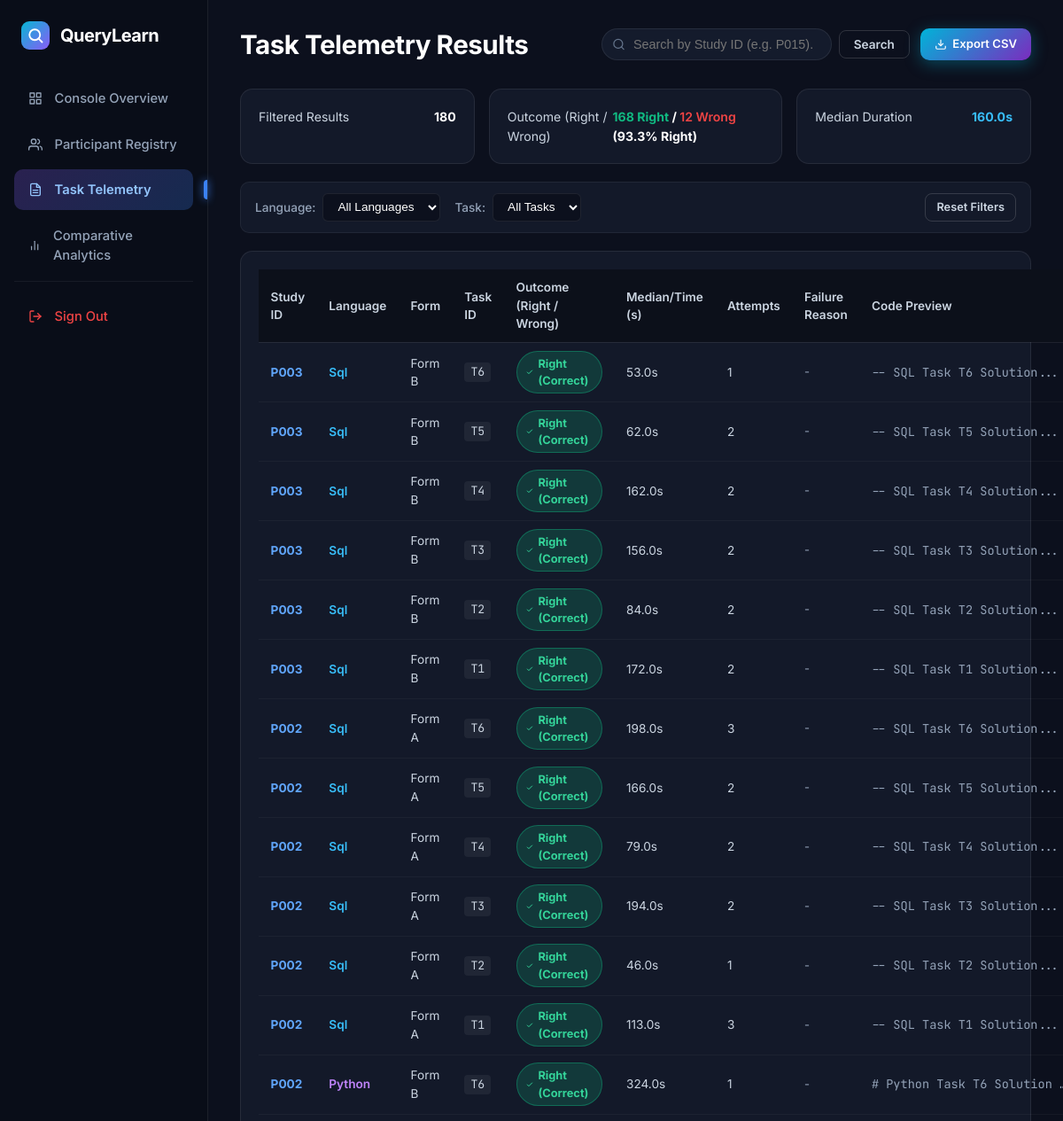
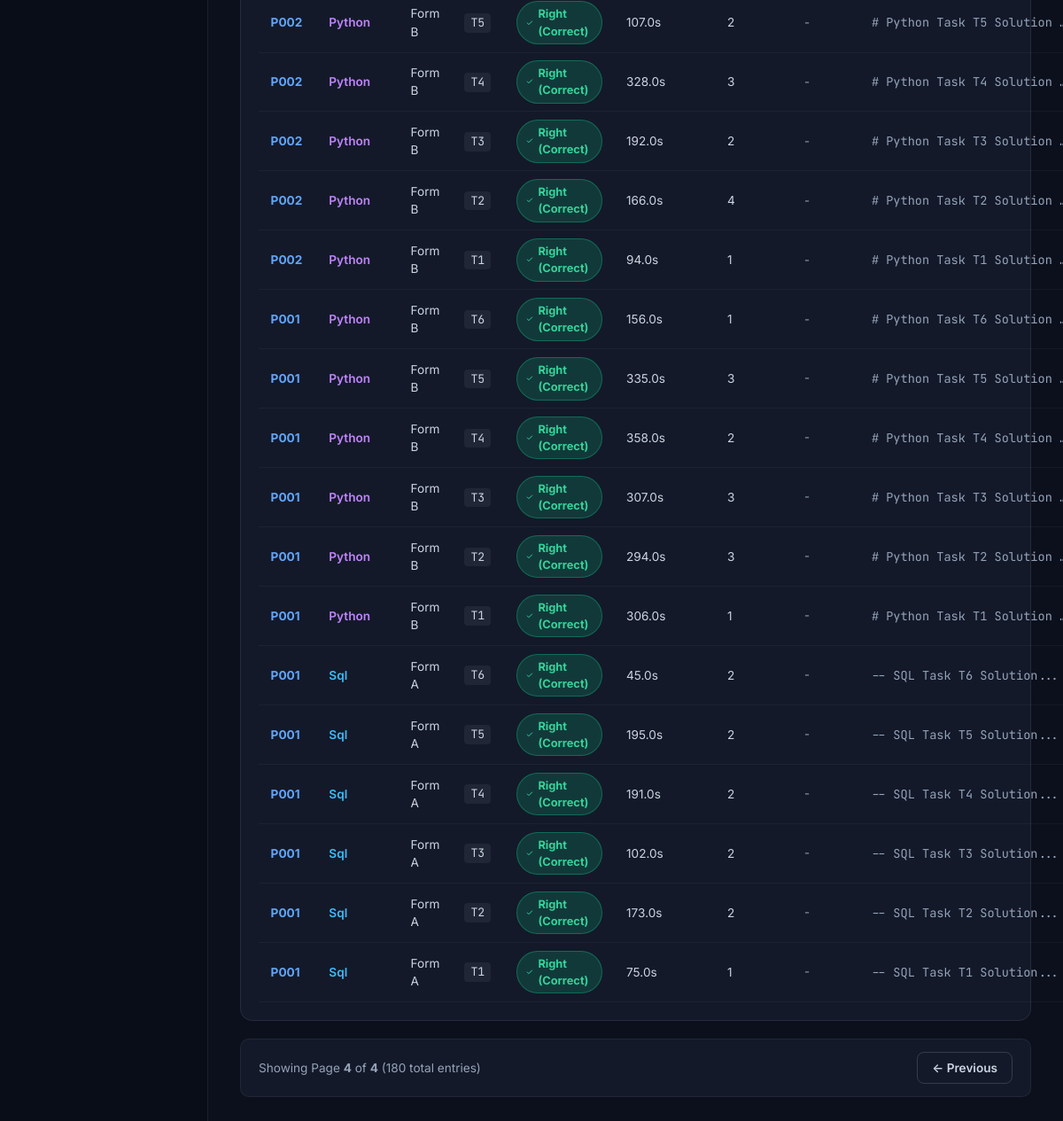
/dashboard/results?page=4&language=&task=&search= (signed in), run on the app's committed database (2 pictures, top to bottom).
### tables this page shows
CREATE TABLE task_results (
        id INTEGER PRIMARY KEY AUTOINCREMENT,
        session_id INTEGER,
        task_id TEXT,
        success BOOLEAN,
        start_time TIMESTAMP,
        end_time TIMESTAMP,
        elapsed_seconds REAL,
        allocated_seconds INTEGER DEFAULT 480,
        attempt_count INTEGER,
        final_code TEXT,
        source_lines INTEGER,
        source_chars INTEGER,
        failure_reason TEXT,
        assistance TEXT,
        FOREIGN KEY (session_id) REFERENCES sessions(id)
    );

CREATE TABLE participants (
        id INTEGER PRIMARY KEY AUTOINCREMENT,
        study_id TEXT UNIQUE NOT NULL,
        program TEXT,
        year_level INTEGER,
        python_exp TEXT,
        sql_exp TEXT,
        other_languages TEXT,
        db_course TEXT,
        consent BOOLEAN,
        sequence_id INTEGER,
        status TEXT,
        created_at TIMESTAMP DEFAULT CURRENT_TIMESTAMP
    );

### blueprints/dashboard.py (the view)
    def wrapper(*args, **kwargs):
        if not session.get('is_researcher'):
            return redirect(url_for('auth.researcher_login'))
        return f(*args, **kwargs)

### blueprints/dashboard.py (called while the page is built)
def get_research_db_path():
    try:
        return current_app.config.get('RESEARCH_DB', Config.RESEARCH_DB)
    except RuntimeError:
        return Config.RESEARCH_DB

def require_researcher(f):
    def wrapper(*args, **kwargs):
        if not session.get('is_researcher'):
            return redirect(url_for('auth.researcher_login'))
        return f(*args, **kwargs)
    wrapper.__name__ = f.__name__
    return wrapper

### templates/dashboard/results.html (shortened to what this page needs)
<!DOCTYPE html>
<html lang="en">
<head>
    <link rel="stylesheet" href="{{ url_for('static', filename='css/style.css') }}">
</head>
<body>
<div class="db-page">
    <aside class="db-sidebar">
        <a href="{{ url_for('dashboard.overview') }}" class="db-brand">
            <div class="db-brand-icon">
                <svg width="18" height="18" viewBox="0 0 24 24" fill="none">
                    <circle cx="11" cy="11" r="8" stroke="#ffffff" stroke-width="2.5"/>
                    <line x1="16.5" y1="16.5" x2="22" y2="22" stroke="#ffffff" stroke-width="2.5" stroke-linecap="round"/>
                </svg>
            </div>
            <span class="db-brand-text">QueryLearn</span>
        </a>
        <nav class="db-nav">
            <a href="{{ url_for('dashboard.overview') }}" class="db-nav-link">
                <span>Console Overview</span>
            </a>
            <a href="{{ url_for('dashboard.participants') }}" class="db-nav-link">
                <span>Participant Registry</span>
            </a>
            <a href="{{ url_for('dashboard.results') }}" class="db-nav-link active">
                <span>Task Telemetry</span>
            </a>
            <a href="{{ url_for('dashboard.charts') }}" class="db-nav-link">
                <svg width="16" height="16" viewBox="0 0 24 24" fill="none" stroke="currentColor" stroke-width="2" stroke-linecap="round" stroke-linejoin="round"><line x1="18" y1="20" x2="18" y2="10"></line><line x1="12" y1="20" x2="12" y2="4"></line><line x1="6" y1="20" x2="6" y2="14"></line></svg>
                <span>Comparative Analytics</span>
            </a>
            <div style="margin-top: auto; padding-top: 1rem; border-top: 1px solid rgba(255,255,255,0.06);">
                <a href="{{ url_for('auth.logout') }}" class="db-nav-link" style="color: #ef4444;">
                    <svg width="16" height="16" viewBox="0 0 24 24" fill="none" stroke="currentColor" stroke-width="2" stroke-linecap="round" stroke-linejoin="round"><path d="M9 21H5a2 2 0 0 1-2-2V5a2 2 0 0 1 2-2h4"></path><polyline points="16 17 21 12 16 7"></polyline><line x1="21" y1="12" x2="9" y2="12"></line></svg>
                    <span>Sign Out</span>
                </a>
            </div>
        </nav>
    </aside>
    <main class="db-main">
        <header class="db-topbar">
            <h1 class="db-title">Task Telemetry Results</h1>
            <div class="db-topbar-tools" style="display: flex; gap: 0.75rem; align-items: center;">
                <form method="GET" action="{{ url_for('dashboard.results') }}" style="display: flex; gap: 0.5rem; align-items: center;">
                    <div style="position: relative;">
                        <input type="text" name="search" id="results-search" class="db-search"
                               placeholder="Search by Study ID (e.g. P015)..."
                               value="{{ search_query or '' }}"
                               style="width: 260px; padding-left: 2.2rem;">
                    </div>
                    <button type="submit" class="btn btn-outline btn-sm">Search</button>
                </form>
                <a href="{{ url_for('dashboard.export', type='results') }}" class="db-btn-run-gradient" style="padding: 0.5rem 1rem; font-size: 0.82rem; text-decoration: none; display: inline-flex; align-items: center; gap: 0.4rem;">
                    <svg width="14" height="14" viewBox="0 0 24 24" fill="none" stroke="currentColor" stroke-width="2"><path d="M21 15v4a2 2 0 0 1-2 2H5a2 2 0 0 1-2-2v-4"></path><polyline points="7 10 12 15 17 10"></polyline><line x1="12" y1="15" x2="12" y2="3"></line></svg>
                    Export CSV
                </a>
            </div>
        </header>
        {% set total_records = stats.total_results if stats else (total_count or results|length) %}
        {% set success_rate = stats.success_rate if stats else 0 %}
        {% set med_time = stats.median_time if stats else 0 %}
        <div style="display: flex; gap: 1rem; margin-bottom: 1.25rem;">
            <div class="db-status-card" style="flex: 1;">
                <div class="db-status-row"><span>Filtered Results</span><span id="kpi-total" style="color: white; font-weight: bold;">{{ total_records }}</span></div>
            </div>
            <div class="db-status-card" style="flex: 1.3;">
                <div class="db-status-row">
                    <span>Outcome (Right / Wrong)</span>
                    <span id="kpi-rate" style="font-weight: bold; font-size: 0.88rem;">
                        <span style="color: #10b981;">{{ stats.success_count if stats else 0 }} Right</span> / <span style="color: #ef4444;">{{ stats.wrong_count if stats else 0 }} Wrong</span> ({{ success_rate }}% Right)
                    </span>
                </div>
            </div>
            <div class="db-status-card" style="flex: 1;">
                <div class="db-status-row"><span>Median Duration</span><span id="kpi-time" style="color: #38bdf8; font-weight: bold;">{{ med_time }}s</span></div>
            </div>
        </div>
        <form method="GET" action="{{ url_for('dashboard.results') }}" id="filter-form" style="margin-bottom: 1.25rem; display: flex; gap: 1rem; align-items: center; flex-wrap: wrap; background: #131929; border: 1px solid rgba(255,255,255,0.06); padding: 0.75rem 1rem; border-radius: 10px;">
            <div style="display: flex; gap: 0.5rem; align-items: center;">
                <label for="filter-language" style="color: #94a3b8; font-size: 0.85rem; font-weight: 500;">Language:</label>
                <select name="language" id="filter-language" onchange="document.getElementById('filter-form').submit()" style="background-color: #0c101d; border: 1px solid var(--border-subtle); color: #ffffff; padding: 0.4rem 0.75rem; border-radius: 6px; font-size: 0.85rem; outline: none; cursor: pointer;">
                    <option value="" {% if not selected_lang or selected_lang == 'all' %}selected{% endif %}>All Languages</option>
                </select>
            </div>
            <div style="display: flex; gap: 0.5rem; align-items: center;">
                <label for="filter-task" style="color: #94a3b8; font-size: 0.85rem; font-weight: 500;">Task:</label>
                <select name="task" id="filter-task" onchange="document.getElementById('filter-form').submit()" style="background-color: #0c101d; border: 1px solid var(--border-subtle); color: #ffffff; padding: 0.4rem 0.75rem; border-radius: 6px; font-size: 0.85rem; outline: none; cursor: pointer;">
                    <option value="" {% if not selected_task or selected_task == 'all' %}selected{% endif %}>All Tasks</option>
                </select>
            </div>
            <a href="{{ url_for('dashboard.results') }}" class="btn btn-outline btn-sm" style="padding: 0.35rem 0.75rem; font-size: 0.8rem; margin-left: auto; text-decoration: none;">
                Reset Filters
            </a>
        </form>
        <div class="db-results-card" style="width: 100%;">
            <table class="db-dark-table">
                <thead>
                    <tr>
                        <th>Study ID</th>
                        <th>Language</th>
                        <th>Form</th>
                        <th>Task ID</th>
                        <th>Outcome (Right / Wrong)</th>
                        <th>Median/Time (s)</th>
                        <th>Attempts</th>
                        <th>Failure Reason</th>
                        <th>Code Preview</th>
                    </tr>
                </thead>
                <tbody id="telemetry-table-body">
                    {% for r in results %}
                    <tr class="telemetry-row">
                        <td><strong style="color: #60a5fa;">{{ r.study_id }}</strong></td>
                        <td>
                            <span style="font-weight: 600; color: {% if r.language|lower == 'sql' %}#38bdf8{% else %}#c084fc{% endif %}; text-transform: capitalize;">
                                {{ r.language }}
                            </span>
                        </td>
                        <td>Form {{ r.form }}</td>
                        <td><span style="background: rgba(255,255,255,0.06); padding: 0.15rem 0.45rem; border-radius: 4px; font-family: var(--font-mono); font-size: 0.82rem;">{{ r.task_id }}</span></td>
                        <td>
                            {% if r.success %}
                                <span style="background-color: rgba(16, 185, 129, 0.2); color: #34d399; border: 1px solid rgba(16, 185, 129, 0.4); padding: 0.25rem 0.65rem; border-radius: 9999px; font-size: 0.8rem; font-weight: 700; display: inline-flex; align-items: center; gap: 0.35rem;">
                                    <svg width="12" height="12" viewBox="0 0 24 24" fill="none" stroke="currentColor" stroke-width="3" stroke-linecap="round" stroke-linejoin="round"><polyline points="20 6 9 17 4 12"></polyline></svg>
                                    Right (Correct)
                                </span>
                            {% endif %}
                        </td>
                        <td>{{ r.elapsed_seconds }}s</td>
                        <td>{{ r.attempt_count }}</td>
                        <td style="font-size: 0.82rem; color: #94a3b8;">
                            {{ r.failure_reason or ('-' if r.success else 'incorrect') }}
                        </td>
                        <td style="font-family: var(--font-mono); font-size: 0.85rem; color: #94a3b8; max-width: 250px; overflow: hidden; text-overflow: ellipsis; white-space: nowrap;">
                            {{ (r.final_code or r.code_submitted or '')[:50] }}...
                        </td>
                    </tr>
                    {% else %}
                    <tr>
                        <td colspan="9" style="text-align: center; color: #64748b; padding: 2rem;">No telemetry results matching current filter criteria.</td>
                    </tr>
                    {% endfor %}
                </tbody>
            </table>
        </div>
        {% if total_pages and total_pages > 1 %}
        <div style="display: flex; justify-content: space-between; align-items: center; margin-top: 1.25rem; padding: 0.85rem 1.25rem; background: #131929; border: 1px solid rgba(255,255,255,0.06); border-radius: 10px;">
            <span style="font-size: 0.85rem; color: #94a3b8;">
                Showing Page <strong>{{ page }}</strong> of <strong>{{ total_pages }}</strong> ({{ total_count }} total entries)
            </span>
            <div style="display: flex; gap: 0.5rem;">
                {% if page > 1 %}
                <a href="{{ url_for('dashboard.results', page=page-1, language=selected_lang, task=selected_task, search=search_query) }}" class="btn btn-outline btn-sm">
                    &larr; Previous
                </a>
                {% endif %}
            </div>
        </div>
        {% endif %}
    </main>
</div>
</body>
</html>

### data on the page
task_results: study_id "P003", language "Sql", form "B", task_id "T6", shows "Right (Correct)", elapsed_seconds "53.0", attempt_count "1", success "-", final_code "-- SQL Task T6 Solution"
task_results: study_id "P003", language "Sql", form "B", task_id "T5", shows "Right (Correct)", elapsed_seconds "62.0", attempt_count "2", success "-", final_code "-- SQL Task T5 Solution"
task_results: study_id "P003", language "Sql", form "B", task_id "T4", shows "Right (Correct)", elapsed_seconds "162.0", attempt_count "2", success "-", final_code "-- SQL Task T4 Solution"
task_results: study_id "P003", language "Sql", form "B", task_id "T3", shows "Right (Correct)", elapsed_seconds "156.0", attempt_count "2", success "-", final_code "-- SQL Task T3 Solution"
task_results: study_id "P003", language "Sql", form "B", task_id "T2", shows "Right (Correct)", elapsed_seconds "84.0", attempt_count "2", success "-", final_code "-- SQL Task T2 Solution"
task_results: study_id "P003", language "Sql", form "B", task_id "T1", shows "Right (Correct)", elapsed_seconds "172.0", attempt_count "2", success "-", final_code "-- SQL Task T1 Solution"
task_results: study_id "P002", language "Sql", form "A", task_id "T6", shows "Right (Correct)", elapsed_seconds "198.0", attempt_count "3", success "-", final_code "-- SQL Task T6 Solution"
task_results: study_id "P002", language "Sql", form "A", task_id "T5", shows "Right (Correct)", elapsed_seconds "166.0", attempt_count "2", success "-", final_code "-- SQL Task T5 Solution"
task_results: study_id "P002", language "Sql", form "A", task_id "T4", shows "Right (Correct)", elapsed_seconds "79.0", attempt_count "2", success "-", final_code "-- SQL Task T4 Solution"
task_results: study_id "P002", language "Sql", form "A", task_id "T3", shows "Right (Correct)", elapsed_seconds "194.0", attempt_count "2", success "-", final_code "-- SQL Task T3 Solution"
task_results: study_id "P002", language "Sql", form "A", task_id "T2", shows "Right (Correct)", elapsed_seconds "46.0", attempt_count "1", success "-", final_code "-- SQL Task T2 Solution"
task_results: study_id "P002", language "Sql", form "A", task_id "T1", shows "Right (Correct)", elapsed_seconds "113.0", attempt_count "3", success "-", final_code "-- SQL Task T1 Solution"
task_results: study_id "P002", language "Python", form "B", task_id "T6", shows "Right (Correct)", elapsed_seconds "324.0", attempt_count "1", success "-", final_code "# Python Task T6 Solution"
task_results: study_id "P002", language "Python", form "B", task_id "T5", shows "Right (Correct)", elapsed_seconds "107.0", attempt_count "2", success "-", final_code "# Python Task T5 Solution"
task_results: study_id "P002", language "Python", form "B", task_id "T4", shows "Right (Correct)", elapsed_seconds "328.0", attempt_count "3", success "-", final_code "# Python Task T4 Solution"
task_results: study_id "P002", language "Python", form "B", task_id "T3", shows "Right (Correct)", elapsed_seconds "192.0", attempt_count "2", success "-", final_code "# Python Task T3 Solution"
task_results: study_id "P002", language "Python", form "B", task_id "T2", shows "Right (Correct)", elapsed_seconds "166.0", attempt_count "4", success "-", final_code "# Python Task T2 Solution"
task_results: study_id "P002", language "Python", form "B", task_id "T1", shows "Right (Correct)", elapsed_seconds "94.0", attempt_count "1", success "-", final_code "# Python Task T1 Solution"
task_results: study_id "P001", language "Python", form "B", task_id "T6", shows "Right (Correct)", elapsed_seconds "156.0", attempt_count "1", success "-", final_code "# Python Task T6 Solution"
task_results: study_id "P001", language "Python", form "B", task_id "T5", shows "Right (Correct)", elapsed_seconds "335.0", attempt_count "3", success "-", final_code "# Python Task T5 Solution"
task_results: study_id "P001", language "Python", form "B", task_id "T4", shows "Right (Correct)", elapsed_seconds "358.0", attempt_count "2", success "-", final_code "# Python Task T4 Solution"
task_results: study_id "P001", language "Python", form "B", task_id "T3", shows "Right (Correct)", elapsed_seconds "307.0", attempt_count "3", success "-", final_code "# Python Task T3 Solution"
task_results: study_id "P001", language "Python", form "B", task_id "T2", shows "Right (Correct)", elapsed_seconds "294.0", attempt_count "3", success "-", final_code "# Python Task T2 Solution"
task_results: study_id "P001", language "Python", form "B", task_id "T1", shows "Right (Correct)", elapsed_seconds "306.0", attempt_count "1", success "-", final_code "# Python Task T1 Solution"
task_results: study_id "P001", language "Sql", form "A", task_id "T6", shows "Right (Correct)", elapsed_seconds "45.0", attempt_count "2", success "-", final_code "-- SQL Task T6 Solution"
task_results: study_id "P001", language "Sql", form "A", task_id "T5", shows "Right (Correct)", elapsed_seconds "195.0", attempt_count "2", success "-", final_code "-- SQL Task T5 Solution"
task_results: study_id "P001", language "Sql", form "A", task_id "T4", shows "Right (Correct)", elapsed_seconds "191.0", attempt_count "2", success "-", final_code "-- SQL Task T4 Solution"
task_results: study_id "P001", language "Sql", form "A", task_id "T3", shows "Right (Correct)", elapsed_seconds "102.0", attempt_count "2", success "-", final_code "-- SQL Task T3 Solution"
task_results: study_id "P001", language "Sql", form "A", task_id "T2", shows "Right (Correct)", elapsed_seconds "173.0", attempt_count "2", success "-", final_code "-- SQL Task T2 Solution"
task_results: study_id "P001", language "Sql", form "A", task_id "T1", shows "Right (Correct)", elapsed_seconds "75.0", attempt_count "1", success "-", final_code "-- SQL Task T1 Solution"

### other printed values
{{ total_records }} "180"
{{ stats.success_count if stats else 0 }} "168"
{{ stats.wrong_count if stats else 0 }} "12"
{{ success_rate }} "93.3"
{{ med_time }} "160.0"
{{ page }} "4"
{{ total_pages }} "4"
{{ total_count }} "180"
